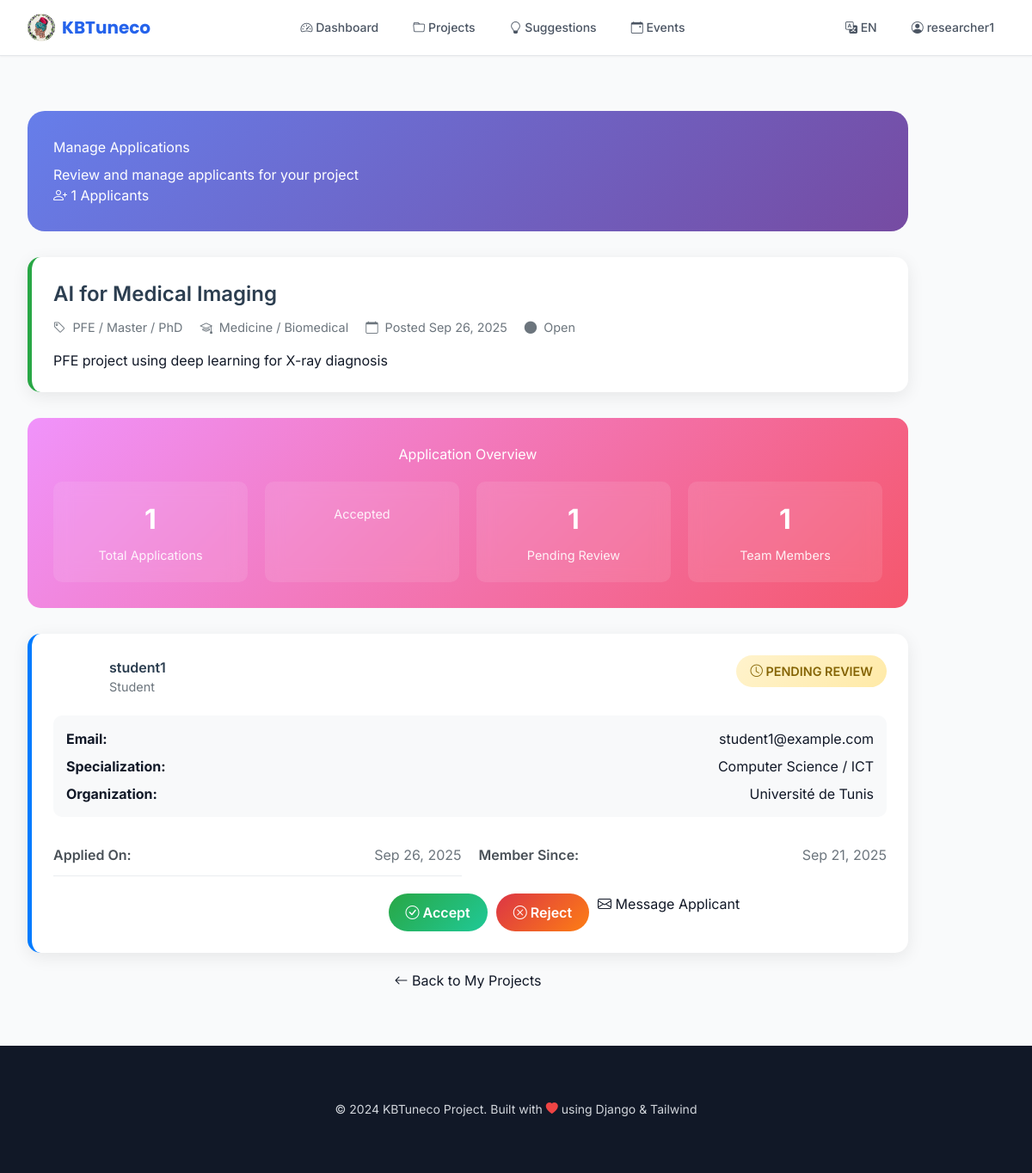
The page /en/projects/14/applications/ (signed in) on the database its author committed.
### core/models.py (models this page shows, shortened)
class Project(models.Model):
    PROJECT_TYPES = [
        ('mission', 'Mission Courte'),
        ('research', 'Recherche'),
        ('engineering', 'Ingénierie'),
        ('pfe', 'PFE / Master / PhD'),
    ]
    STATUS_CHOICES = [
        ('open', 'Open'),
        ('in_progress', 'In Progress'),
        ('completed', 'Completed'),
        ('cancelled', 'Cancelled'),
    ]
    title = models.CharField(max_length=300)
    description = models.TextField()
    project_type = models.CharField(max_length=30, choices=PROJECT_TYPES)
    posted_by = models.ForeignKey(Profile, on_delete=models.CASCADE, related_name='posted_projects')
    specialization_needed = models.CharField(max_length=50, choices=SPECIALIZATIONS, default='other')
    keywords = models.ManyToManyField(Keyword, blank=True)
    duration = models.CharField(max_length=100, blank=True, null=True)
    prerequisites = models.TextField(blank=True, null=True)
    status = models.CharField(max_length=30, choices=STATUS_CHOICES, default='open')
    participants = models.ManyToManyField(Profile, through='ProjectParticipant', blank=True)
    created_at = models.DateTimeField(auto_now_add=True)
    updated_at = models.DateTimeField(auto_now=True)
    budget = models.DecimalField(max_digits=12, decimal_places=2, blank=True, null=True)

class ProjectParticipant(models.Model):
    ROLE_CHOICES = [
        ('candidate', 'Candidate'),
        ('member', 'Member'),
        ('supervisor', 'Supervisor'),
        ('company_contact', 'Company Contact'),
    ]
    project = models.ForeignKey(Project, on_delete=models.CASCADE)
    profile = models.ForeignKey(Profile, on_delete=models.CASCADE)
    role = models.CharField(max_length=30, choices=ROLE_CHOICES, default='candidate')
    applied_at = models.DateTimeField(auto_now_add=True)
    accepted = models.BooleanField(default=False)
    joined_at = models.DateTimeField(blank=True, null=True)
    class Meta:
        unique_together = ('project', 'profile')

class Profile(models.Model):
    USER_TYPES = [
        ('student', 'Student'),
        ('researcher', 'Researcher'),
        ('university', 'University / Lab'),
        ('company', 'Company'),
        ('association', 'Association'),
        ('medical', 'Medical Staff'),
    ]
    user = models.OneToOneField(User, on_delete=models.CASCADE)
    user_type = models.CharField(max_length=30, choices=USER_TYPES, default='student')
    institution_type = models.CharField(max_length=50, choices=INSTITUTIONS, blank=True, null=True)
    organization = models.ForeignKey(Organization, on_delete=models.SET_NULL, blank=True, null=True)
    specialization = models.CharField(max_length=50, choices=SPECIALIZATIONS, default='other')
    keywords = models.ManyToManyField(Keyword, blank=True)
    bio = models.TextField(blank=True)
    contact_email = models.EmailField(blank=True, null=True)
    phone = models.CharField(max_length=50, blank=True, null=True)
    cv = models.FileField(upload_to='cvs/', blank=True, null=True)
    created_at = models.DateTimeField(auto_now_add=True)

class Organization(models.Model):
    name = models.CharField(max_length=255)
    org_type = models.CharField(max_length=50, choices=INSTITUTIONS)
    description = models.TextField(blank=True)
    contact_email = models.EmailField(blank=True, null=True)
    website = models.URLField(blank=True, null=True)

### core/views.py (the view, shortened to what this page needs)
# urls.py: path('projects/<int:project_id>/applications/', views.manage_applications, name='manage_applications'),
@login_required
def manage_applications(request, project_id):
    project = get_object_or_404(Project, id=project_id)
    applications = ProjectParticipant.objects.filter(project=project)
    return render(request, 'projects/manage_applications.html', {'applications': applications, 'project': project})

### templates/projects/manage_applications.html (shortened to what this page needs)
{% extends 'base.html' %}
{% load static %}
{% block content %}
<div class="container applications-container">
    <div class="page-header">
        <div class="row align-items-center">
            <div class="col-md-8">
                <h1 class="display-5 mb-2">
                     Manage Applications
                </h1>
                <p class="lead mb-0">Review and manage applicants for your project</p>
            </div>
            <div class="col-md-4 text-md-end">
                <div class="d-flex justify-content-md-end gap-2">
                    <span class="badge bg-light text-dark fs-6">
                        <i class="bi bi-person-plus"></i> {{ applications|length }} Applicants
                    </span>
                </div>
            </div>
        </div>
    </div>
    <div class="project-info-card">
        <h3 class="project-title">{{ project.title }}</h3>
        <div class="project-meta">
            <div class="meta-item">
                <i class="bi bi-tag"></i>
                <span>{{ project.get_project_type_display }}</span>
            </div>
            <div class="meta-item">
                <i class="bi bi-mortarboard"></i>
                <span>{{ project.get_specialization_needed_display }}</span>
            </div>
            <div class="meta-item">
                <i class="bi bi-calendar"></i>
                <span>Posted {{ project.created_at|date:"M d, Y" }}</span>
            </div>
            <div class="meta-item">
                <i class="bi bi-circle-fill"></i>
                <span>{{ project.get_status_display }}</span>
            </div>
        </div>
        <p class="text-muted mb-0">{{ project.description|truncatewords:50 }}</p>
    </div>
    {% if applications %}
    <div class="stats-section">
        <h3>Application Overview</h3>
        <div class="stats-grid">
            <div class="stat-item">
                <span class="stat-number">{{ applications|length }}</span>
                <span class="stat-label">Total Applications</span>
            </div>
            <div class="stat-item">
                <span class="stat-label">Accepted</span>
            </div>
            <div class="stat-item">
                <span class="stat-number">
                    {% for app in applications %}
                        {% if not app.accepted %}1{% endif %}
                    {% empty %}0{% endfor %}
                </span>
                <span class="stat-label">Pending Review</span>
            </div>
            <div class="stat-item">
                <span class="stat-number">{{ project.participants.count }}</span>
                <span class="stat-label">Team Members</span>
            </div>
        </div>
    </div>
    {% endif %}
    <div class="row">
        <div class="col-12">
            {% if applications %}
                {% for application in applications %}
                <div class="application-card">
                    <div class="applicant-header">
                        <div class="applicant-info">
                            <div class="applicant-avatar">
                                <i class="bi bi-person"></i>
                            </div>
                            <div class="applicant-details">
                                <h5>{{ application.profile.user.username }}</h5>
                                <p class="applicant-type">{{ application.profile.get_user_type_display }}</p>
                            </div>
                        </div>
                        <div class="application-status status-{% if application.accepted %}accepted{% else %}pending{% endif %}">
                            {% if application.accepted %}
                                <i class="bi bi-check-circle"></i> Accepted
                            {% else %}
                                <i class="bi bi-clock"></i> Pending Review
                            {% endif %}
                        </div>
                    </div>
                    <div class="applicant-profile">
                        <div class="profile-item">
                            <strong>Email:</strong>
                            <span>{{ application.profile.user.email }}</span>
                        </div>
                        <div class="profile-item">
                            <strong>Specialization:</strong>
                            <span>{{ application.profile.get_specialization_display }}</span>
                        </div>
                        {% if application.profile.organization %}
                        <div class="profile-item">
                            <strong>Organization:</strong>
                            <span>{{ application.profile.organization.name }}</span>
                        </div>
                        {% endif %}
                    </div>
                    <div class="application-details">
                        <div class="detail-item">
                            <span class="detail-label">Applied On:</span>
                            <span class="detail-value">{{ application.applied_at|date:"M d, Y" }}</span>
                        </div>
                        <div class="detail-item">
                            <span class="detail-label">Member Since:</span>
                            <span class="detail-value">{{ application.profile.created_at|date:"M d, Y" }}</span>
                        </div>
                    </div>
                    <div class="action-buttons">
                        {% if not application.accepted %}
                            <a href="{% url 'accept_application' application.id %}"
                               class="btn-accept"
                               onclick="return confirm('Are you sure you want to accept this application?')">
                                <i class="bi bi-check-circle"></i> Accept
                            </a>
                            <a href="{% url 'reject_application' application.id %}"
                               class="btn-reject"
                               onclick="return confirm('Are you sure you want to reject this application?')">
                                <i class="bi bi-x-circle"></i> Reject
                            </a>
                        {% else %}
                            <span class="text-success">
                                <i class="bi bi-check-circle-fill"></i> Already Accepted
                            </span>
                        {% endif %}
                        <a href="{% url 'compose' %}?recipient={{ application.profile.user.id }}&project={{ project.id }}" class="btn btn-success me-2">
                            <i class="bi bi-envelope"></i> Message Applicant
                        </a>
                        <a href="{% url 'profile' %}" class="btn-view-profile">
                            <i class="bi bi-person"></i> View Profile
                        </a>
                    </div>
                </div>
                {% endfor %}
            {% endif %}
        </div>
    </div>
    <div class="text-center mt-4">
        <a href="{% url 'user_projects' %}" class="btn btn-outline-secondary">
            <i class="bi bi-arrow-left"></i> Back to My Projects
        </a>
    </div>
</div>
{% endblock %}

### templates/base.html (shortened to what this page needs)
{% load i18n static %}
<!DOCTYPE html>
<html lang="{{ LANGUAGE_CODE }}" dir="{% if LANGUAGE_CODE == 'ar' %}rtl{% else %}ltr{% endif %}">
<head>
    <script src="https://cdn.tailwindcss.com"></script>
    <link rel="stylesheet" href="https://cdn.jsdelivr.net/npm/bootstrap-icons@1.11.1/font/bootstrap-icons.css">
</head>
<body class="font-sans bg-gray-50 text-gray-900 min-h-screen">
    <nav class="bg-white/95 backdrop-blur-md border-b border-gray-200 sticky top-0 z-50 shadow-sm">
        <div class="max-w-7xl mx-auto px-4 sm:px-6 lg:px-8">
            <div class="flex justify-between h-16 items-center">
                <div class="flex items-center">
                    <a class="flex items-center space-x-2 font-display font-bold text-xl text-primary hover:text-primary-dark transition-colors" href="{% url 'dashboard' %}">
                        <img src="{% static 'img/logo.png' %}" alt="KBTuneco Logo" class="h-8 w-8 rounded-full object-cover">
                        <span>KBTuneco</span>
                    </a>
                </div>
                <div class="hidden md:block">
                    <div class="flex items-baseline space-x-4">
                        <a class="nav-link text-gray-600 hover:text-gray-900 px-3 py-2 rounded-md text-sm font-medium transition-colors" href="{% url 'dashboard' %}">
                            <i class="bi bi-speedometer2"></i> {% trans "Dashboard" %}
                        </a>
                        <a class="nav-link text-gray-600 hover:text-gray-900 px-3 py-2 rounded-md text-sm font-medium transition-colors" href="{% url 'project_list' %}">
                            <i class="bi bi-folder"></i> {% trans "Projects" %}
                        </a>
                        <a class="nav-link text-gray-600 hover:text-gray-900 px-3 py-2 rounded-md text-sm font-medium transition-colors" href="{% url 'suggestions' %}">
                            <i class="bi bi-lightbulb"></i> {% trans "Suggestions" %}
                        </a>
                        <a class="nav-link text-gray-600 hover:text-gray-900 px-3 py-2 rounded-md text-sm font-medium transition-colors" href="{% url 'events_list' %}">
                            <i class="bi bi-calendar-event"></i> {% trans "Events" %}
                        </a>
                    </div>
                </div>
                <div class="flex items-center space-x-4">
                    <div class="relative">
                        <button class="text-sm text-gray-600 hover:text-gray-900 px-3 py-2 rounded-md text-sm font-medium transition-colors" id="langDropdown" onclick="toggleDropdown('langMenu')">
                            <i class="bi bi-translate"></i>
                            {% get_current_language as LANGUAGE_CODE %}
                            {% if LANGUAGE_CODE == 'en' %}EN{% elif LANGUAGE_CODE == 'fr' %}FR{% elif LANGUAGE_CODE == 'ar' %}AR{% endif %}
                        </button>
                    </div>
                    {% if user.is_authenticated %}
                        <div class="relative">
                            <button class="text-sm text-gray-600 hover:text-gray-900 px-3 py-2 rounded-md text-sm font-medium transition-colors flex items-center space-x-1" id="userDropdown" onclick="toggleDropdown('userMenu')">
                                <i class="bi bi-person-circle"></i>
                                <span>{{ user.username }}</span>
                            </button>
                        </div>
                    {% endif %}
                </div>
            </div>
        </div>
    </nav>
    <main class="max-w-7xl mx-auto py-6 sm:px-6 lg:px-8">
        {% block content %}{% endblock %}
    </main>
    <footer class="bg-gray-900 text-gray-300 mt-auto">
        <div class="max-w-7xl mx-auto py-12 px-4 sm:px-6 lg:py-16 lg:px-8">
            <div class="text-center">
                <p class="text-sm">&copy; 2024 KBTuneco Project. Built with <i class="bi bi-heart-fill text-red-500"></i> using Django & Tailwind</p>
            </div>
        </div>
    </footer>
</body>
</html>

### rows shown on the page
Project: title "AI for Medical Imaging", project_type "PFE / Master / PhD", specialization_needed "Medicine / Biomedical", created_at "Sep 26, 2025", status "Open", description "PFE project using deep learning for X-ray diagnosis", participants.count "1"
ProjectParticipant: accepted "1", profile.user.username "student1", profile.user_type "Student", profile.user.email "student1@example.com", profile.specialization "Computer Science / ICT", profile.organization.name "Université de Tunis", applied_at "Sep 26, 2025", profile.created_at "Sep 21, 2025"

### other values the page prints
{{ user.username }} "researcher1"
{{ applications|length }} "1"
